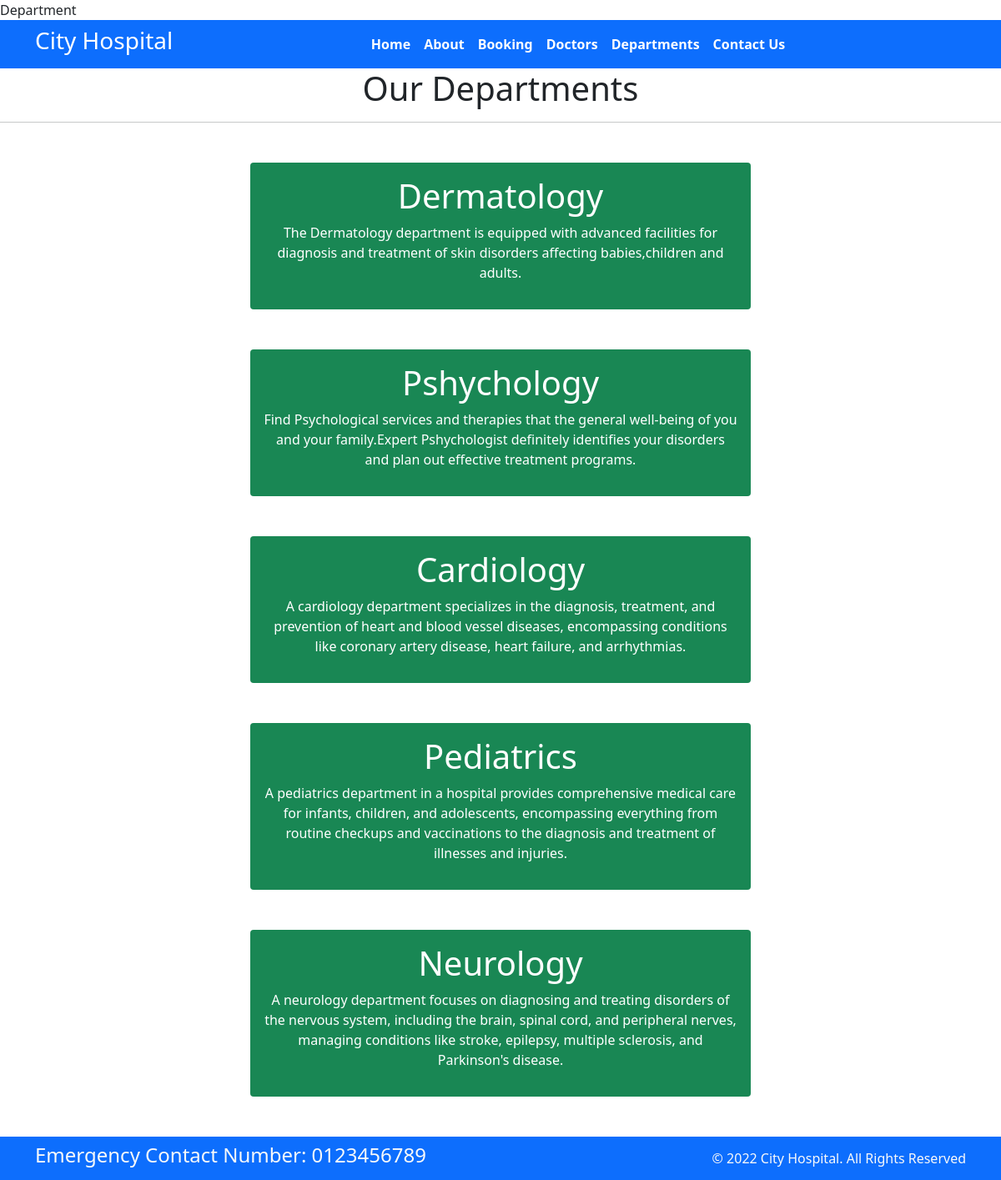
Page /Department/ on the committed database.
### home/models.py (models this page shows, shortened)
class Departments(models.Model):
    dep_name = models.CharField(max_length=100)
    dep_description = models.TextField()

### home/views.py (the view)
# urls.py: path('Department/', views.department,name='department'),
def department(request):
    dict_dept={
        'dept':Departments.objects.all()
    }
    return render(request,'department.html',dict_dept)

### templates/department.html (shortened to what this page needs)
{%extends 'base.html'%}
{% block content%}
<h1 class="text-center" >Our Departments</h1>
<hr>
{% for d in dept %}
<div class="mx-auto w-50 bg-success text-center text-white p-3 my-5 border-warning rounded">
    <h1>{{d.dep_name}}</h1>
    <p>{{d.dep_description}}</p>
</div>
{% endfor%}
{% endblock%}

### rows in the picture
Departments: dep_name "Dermatology", dep_description "The Dermatology department is equipped with advanced facilities for diagnosis and treatment of skin disorders affecting babies,children and adults."
Departments: dep_name "Pshychology", dep_description "Find Psychological services and therapies that the general well-being of you and your family.Expert Pshychologist definitely identifies your disorders and plan out effective treatment programs."
Departments: dep_name "Cardiology", dep_description "A cardiology department specializes in the diagnosis, treatment, and prevention of heart and blood vessel diseases, encompassing conditions like coronary artery disease, heart failure, and arrhythmias."
Departments: dep_name "Pediatrics", dep_description "A pediatrics department in a hospital provides comprehensive medical care for infants, children, and adolescents, encompassing everything from routine checkups and vaccinations to the diagnosis and treatment of illnesses and injuries."
Departments: dep_name "Neurology", dep_description "A neurology department focuses on diagnosing and treating disorders of the nervous system, including the brain, spinal cord, and peripheral nerves, managing conditions like stroke, epilepsy, multiple sclerosis, and Parkinson's disease."
